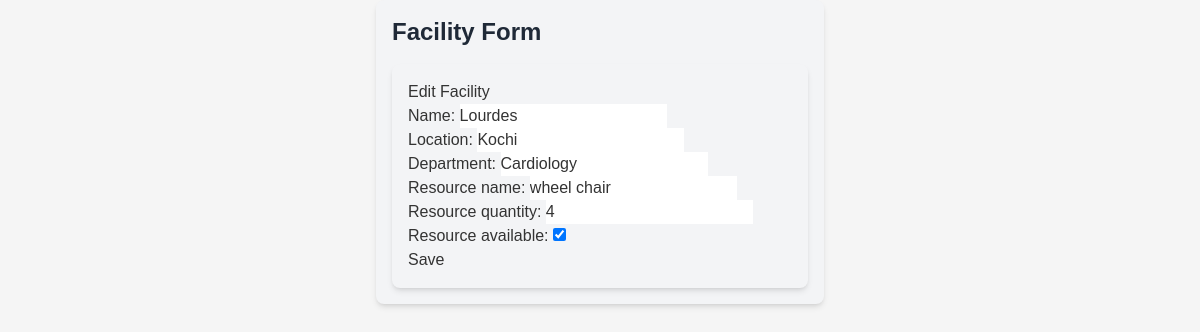
The app's page /facilities/2/edit/ with its own data.
### e_hospitalityapp/models.py (models this page shows, shortened)
class Facility(models.Model):
    name = models.CharField(max_length=100)
    location = models.CharField(max_length=200)
    department = models.CharField(max_length=100)
    resource_name = models.CharField(max_length=100)
    resource_quantity = models.PositiveIntegerField()
    resource_available = models.BooleanField(default=True)

### e_hospitalityapp/views.py (the view)
# urls.py: path('facilities/<int:pk>/edit/', views.facility_update, name='facility-update'),
def facility_update(request, pk):
    facility = get_object_or_404(Facility, pk=pk)
    if request.method == 'POST':
        form = FacilityForm(request.POST, instance=facility)
        if form.is_valid():
            form.save()
            return HttpResponseRedirect(reverse('facility-list'))
    else:
        form = FacilityForm(instance=facility)
    return render(request, 'facility_form.html', {'form': form})

### e_hospitalityapp/forms.py
class FacilityForm(forms.ModelForm):
    class Meta:
        model = Facility
        fields = ['name', 'location', 'department', 'resource_name', 'resource_quantity', 'resource_available']

### templates/facility_form.html (shortened to what this page needs)
<!DOCTYPE html>
<html lang="en">
<head>
    <script src="https://cdn.tailwindcss.com"></script>
</head>
<body>
   <div class="bg-gray-100 p-4 rounded-lg shadow-md w-full max-w-md mx-auto">
  <h2 class="text-2xl font-bold text-gray-800 mb-4">Facility Form</h2>
 <form method="POST" class="bg-gray-100 p-4 rounded-lg shadow-md w-full max-w-md mx-auto">
    {% block content %}
  <h2>{% if form.instance.pk %}Edit Facility{% else %}New Facility{% endif %}</h2>
    {{ form.as_p }}
    <button type="submit">Save</button>
  </form>
{% endblock %}
</div>
</body>
</html>

### templates/facility_form.html (style rules this page uses)
body { font-family: 'Arial', sans-serif; background-color: #f5f5f5; color: #333; }
.bg-gray-100 { background-color: #f5f5f5; }
.text-gray-800 { color: #333; }
.shadow-md { box-shadow: 0 4px 8px rgba(0, 0, 0, 0.1); }
.rounded-lg { border-radius: 1rem; }
.w-full { width: 100%; }
.max-w-md { max-width: 48rem; }
.mx-auto { margin-left: auto; margin-right: auto; }
.mb-4 { margin-bottom: 1rem; }
.text-2xl { font-size: 1.5rem; }
.font-bold { font-weight: bold; }

### records on screen
Facility: name "Lourdes", location "Kochi", department "Cardiology", resource_name "wheel chair", resource_quantity "4", resource_available "☑"
